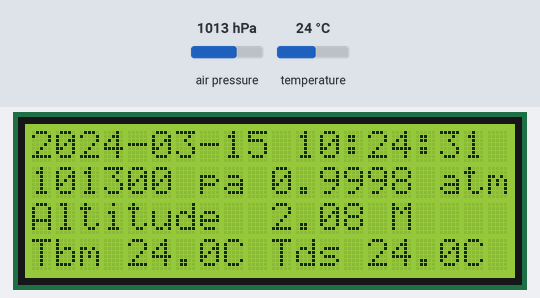
A sketch run on a simulated Arduino Uno, built with avr-gcc and run on an emulated ATmega328P. Shown: 20×4 character LCD. Wiring (inferred from the names in the program): BMP180 pressure sensor at I2C address 0x77. The inputs (shaded band) are chosen by the test bench; at power-on: air pressure 1013 hPa, temperature 24 °C. The local clock reads 2024-03-15 10:24:30 at power-on unless the sketch sets it; what the sketch prints to the serial monitor is not drawn.

Above: at 1.2 s.
1.3 s: air pressure set to 952 hPa
At 2.4 s:
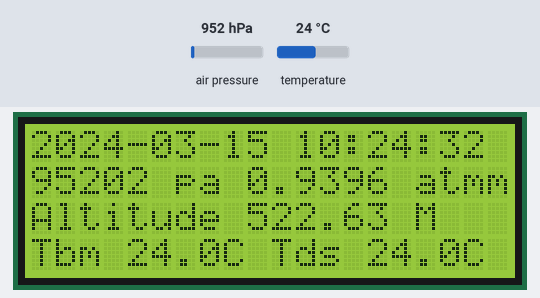
5.4 s: temperature set to 0 °C
At 6.8 s:
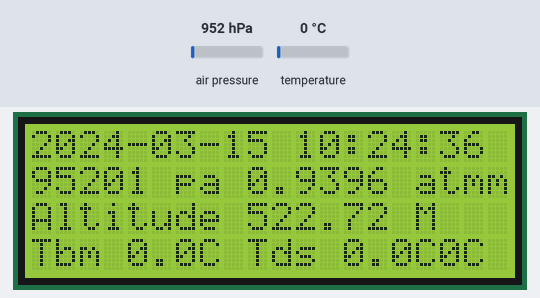
9.5 s: air pressure set to 1000 hPa
At 10.8 s:
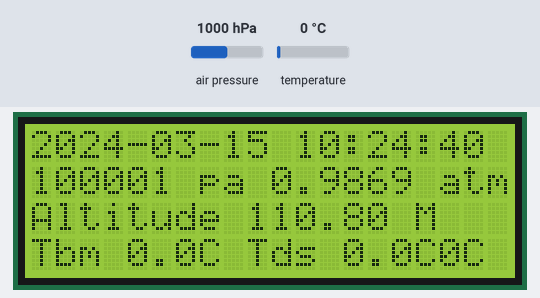
13.6 s: temperature set to 12 °C
At 14.8 s:
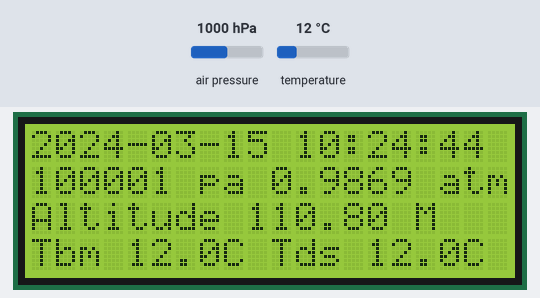
Timing chart, 0 to 16.6 s (numbered marks = the images above; inputs shaded):
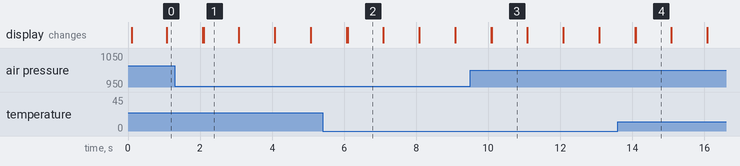

The sketch:

BMP805.ino
```cpp
//Arduino 1.0+ Only

/*
 Get pressure, altitude, and temperature from the BMP085.
 Get datetime from DS3231 RTC.
 Serial.print at 9600 baud to serial monitor.
 lcd.print to 20x4 LCD display.
 Uses the highly recommended Taskscheduler library to schedule tasks.
 See https://github.com/arkhipenko/TaskScheduler

 Based on code by Jim Lindblom (Sparkfun).
 */
#include <Wire.h>
#include <DS3231.h>
#include <LiquidCrystal.h>
#include <TaskScheduler.h>

#define BMP085_ADDRESS 0x77  // I2C address of BMP085

const unsigned char OSS = 0;  // Oversampling Setting

// Calibration values
int ac1;
int ac2;
int ac3;
unsigned int ac4;
unsigned int ac5;
unsigned int ac6;
int b1;
int b2;
int mb;
int mc;
int md;

// b5 is calculated in bmp085GetTemperature(...), this variable is also used in bmp085GetPressure(...)
// so ...Temperature(...) must be called before ...Pressure(...).
long b5;
String line,dateS,timeS;
char presS[10],atmS[10],altS[10],tdS[10],tbS[10];

DS3231  rtc(SDA, SCL);     //use A4,A5 pins
LiquidCrystal lcd(12, 11, 5, 4, 3, 2);    // init with the numbers of the interface pins

//Taskscheduler callback methods prototypes
void t1Callback();
//Tasks
Task t1(1000, TASK_FOREVER, &t1Callback);   //run t1 at 1 sec interval forever.
Scheduler runner;

void setup(){
  Serial.begin(9600);
  Wire.begin();
  rtc.begin();
  dateS=rtc.getDateStr(FORMAT_LONG,FORMAT_BIGENDIAN,'-');
  if (dateS < "2015-12-01") {
    rtc.setDOW(MONDAY);         // Set Day-of-Week to MONDAY
    rtc.setTime(14, 05, 0);     // Set the time to 14:05:00 (24hr format)
    rtc.setDate(28, 12, 2015);  // Set the date to 28 DEC 2015
  }

  lcd.begin(20, 4);     // init LCD's number of columns and rows:

  bmp085Calibration();

  Serial.println("Datetime,Pressure,Atmosphere,Altitude,Tbm,Tds");

  runner.init();
  runner.addTask(t1);
  t1.enable();
}

void t1Callback()
{
  lcd.setCursor(0, 0);
  // Send Day-of-Week
  //lcd.print(rtc.getDOWStr());
  //lcd.print(" ");

  dateS=rtc.getDateStr(FORMAT_LONG,FORMAT_BIGENDIAN,'-');
  lcd.print(dateS);
  lcd.print(" ");
  timeS=rtc.getTimeStr();
  lcd.print(timeS);

  float temperature = bmp085GetTemperature(bmp085ReadUT()); //MUST be called first
  dtostrf(temperature,3,1,tbS);
  long  pressure = bmp085GetPressure(bmp085ReadUP());
  sprintf(presS,"%lu",pressure);
  float atm = (float)pressure / 101325; // "standard atmosphere"
  dtostrf(atm,6,4,atmS);
  float altitude = calcAltitude(pressure,15.0,101325);
  dtostrf(altitude,5,2,altS);

  lcd.setCursor(0, 1);
  lcd.print(presS);
  lcd.print(" pa ");

  lcd.print(atmS);
  lcd.print(" atm");

  lcd.setCursor(0, 2);
  lcd.print("Altitude ");
  lcd.print(altS);
  lcd.print(" M");

  lcd.setCursor(0, 3);
  lcd.print("Tbm ");    //temp from BMP805
  lcd.print(tbS);
  lcd.print("C ");

  float tempRTC=rtc.getTemp();
  dtostrf(tempRTC,3,1,tdS);
  lcd.print("Tds ");   //temp from DS3231
  lcd.print(tdS);
  lcd.print("C");

  line=dateS+" "+timeS+","+presS+","+atmS+","+altS+","+tbS+","+tdS;
  Serial.println(line);
}

// Stores all of the bmp085's calibration values into global variables
// Calibration values are required to calculate temp and pressure
// This function should be called at the beginning of the program
void bmp085Calibration()
{
  ac1 = bmp085ReadInt(0xAA);
  ac2 = bmp085ReadInt(0xAC);
  ac3 = bmp085ReadInt(0xAE);
  ac4 = bmp085ReadInt(0xB0);
  ac5 = bmp085ReadInt(0xB2);
  ac6 = bmp085ReadInt(0xB4);
  b1 = bmp085ReadInt(0xB6);
  b2 = bmp085ReadInt(0xB8);
  mb = bmp085ReadInt(0xBA);
  mc = bmp085ReadInt(0xBC);
  md = bmp085ReadInt(0xBE);
}

// Calculate temperature in deg C
float bmp085GetTemperature(unsigned int ut){
  long x1, x2;

  x1 = (((long)ut - (long)ac6)*(long)ac5) >> 15;
  x2 = ((long)mc << 11)/(x1 + md);
  b5 = x1 + x2;

  float temp = ((b5 + 8)>>4);
  temp = temp /10;

  return temp;
}

// Calculate pressure given up
// calibration values must be known
// b5 is also required so bmp085GetTemperature(...) must be called first.
// Value returned will be pressure in units of Pa.
long bmp085GetPressure(unsigned long up){
  long x1, x2, x3, b3, b6, p;
  unsigned long b4, b7;

  b6 = b5 - 4000;
  // Calculate B3
  x1 = (b2 * (b6 * b6)>>12)>>11;
  x2 = (ac2 * b6)>>11;
  x3 = x1 + x2;
  b3 = (((((long)ac1)*4 + x3)<<OSS) + 2)>>2;

  // Calculate B4
  x1 = (ac3 * b6)>>13;
  x2 = (b1 * ((b6 * b6)>>12))>>16;
  x3 = ((x1 + x2) + 2)>>2;
  b4 = (ac4 * (unsigned long)(x3 + 32768))>>15;

  b7 = ((unsigned long)(up - b3) * (50000>>OSS));
  if (b7 < 0x80000000)
    p = (b7<<1)/b4;
  else
    p = (b7/b4)<<1;

  x1 = (p>>8) * (p>>8);
  x1 = (x1 * 3038)>>16;
  x2 = (-7357 * p)>>16;
  p += (x1 + x2 + 3791)>>4;

  long temp = p;
  return temp;
}

// Read 1 byte from the BMP085 at 'address'
char bmp085Read(unsigned char address)
{
  unsigned char data;

  Wire.beginTransmission(BMP085_ADDRESS);
  Wire.write(address);
  Wire.endTransmission();

  Wire.requestFrom(BMP085_ADDRESS, 1);
  while(!Wire.available())
    ;

  return Wire.read();
}

// Read 2 bytes from the BMP085
// First byte will be from 'address'
// Second byte will be from 'address'+1
int bmp085ReadInt(unsigned char address)
{
  unsigned char msb, lsb;

  Wire.beginTransmission(BMP085_ADDRESS);
  Wire.write(address);
  Wire.endTransmission();

  Wire.requestFrom(BMP085_ADDRESS, 2);
  while(Wire.available()<2)
    ;
  msb = Wire.read();
  lsb = Wire.read();

  return (int) msb<<8 | lsb;
}

// Read the uncompensated temperature value
unsigned int bmp085ReadUT(){
  unsigned int ut;

  // Write 0x2E into Register 0xF4
  // This requests a temperature reading
  Wire.beginTransmission(BMP085_ADDRESS);
  Wire.write(0xF4);
  Wire.write(0x2E);
  Wire.endTransmission();

  // Wait at least 4.5ms
  delay(5);

  // Read two bytes from registers 0xF6 and 0xF7
  ut = bmp085ReadInt(0xF6);
  return ut;
}

// Read the uncompensated pressure value
unsigned long bmp085ReadUP(){

  unsigned char msb, lsb, xlsb;
  unsigned long up = 0;

  // Write 0x34+(OSS<<6) into register 0xF4
  // Request a pressure reading w/ oversampling setting
  Wire.beginTransmission(BMP085_ADDRESS);
  Wire.write(0xF4);
  Wire.write(0x34 + (OSS<<6));
  Wire.endTransmission();

  // Wait for conversion, delay time dependent on OSS
  delay(2 + (3<<OSS));

  // Read register 0xF6 (MSB), 0xF7 (LSB), and 0xF8 (XLSB)
  msb = bmp085Read(0xF6);
  lsb = bmp085Read(0xF7);
  xlsb = bmp085Read(0xF8);

  up = (((unsigned long) msb << 16) | ((unsigned long) lsb << 8) | (unsigned long) xlsb) >> (8-OSS);

  return up;
}

void writeRegister(int deviceAddress, byte address, byte val) {
  Wire.beginTransmission(deviceAddress); // start transmission to device
  Wire.write(address);       // send register address
  Wire.write(val);         // send value to write
  Wire.endTransmission();     // end transmission
}

int readRegister(int deviceAddress, byte address){

  int v;
  Wire.beginTransmission(deviceAddress);
  Wire.write(address); // register to read
  Wire.endTransmission();

  Wire.requestFrom(deviceAddress, 1); // read a byte

  while(!Wire.available()) {
    // waiting
  }

  v = Wire.read();
  return v;
}

float calcAltitudeOriginal(float pressure){
//Uncompensated caculation - in Meters
  float A = pressure/101325;
  float B = 1/5.25588;
  float C = pow(A,B);
  C = 1 - C;
  C = C /0.0000225577;

  return C;
}

//calculate altitude given pressure,sealevel temp,sealevel pressure using
//hypsometric equation. Default ISA standard for sealevel temp and pressure
//are 15C, 101325 Pa. Max altitude 20,000m only, returns -1000 on error.
//See http://www.mide.com/pages/air-pressure-at-altitude-calculator for details.
//
float calcAltitude(float pressure,float seatemp,float seapressure)
{
  float kelvin=273.15+seatemp;
  float M=0.0289644;
  float g=9.80665;
  float R=8.31432;
  if((seapressure/pressure)<(101325/22632.1))  //up to 11,000m
  {
    float d=-0.0065;
    float e=0;
    float j=pow((pressure/seapressure),(R*d)/(g*M));
    return e+((kelvin*((1/j)-1))/d);
  }
  else
  {
    if((seapressure/pressure)<(101325/5474.89))  //up to 20,000m
    {
      float e=11000;
      float b=kelvin-71.5;
      float f=(R*b*(log(pressure/seapressure)))/((-g)*M);
      float l=101325;
      float c=22632.1;
      float h=((R*b*(log(l/c)))/((-g)*M))+e;
      return h+f;
    }
  }
  return -1000;    //invalid altitude
}

void loop () {
  runner.execute();
}
```

Measured:
- after the input at 1.3 s, the display: first differs from a run without the input after 0.80 s (image 1)
- after the input at 5.4 s, the display: first differs from a run without the input after 0.70 s (image 2)
- after the input at 9.5 s, the display: first differs from a run without the input after 0.60 s (image 3)
- after the input at 13.6 s, the display: first differs from a run without the input after 0.50 s (image 4)
- what the display in image 2 shows lasts 1.0 s, from 6.1 s to 7.1 s
